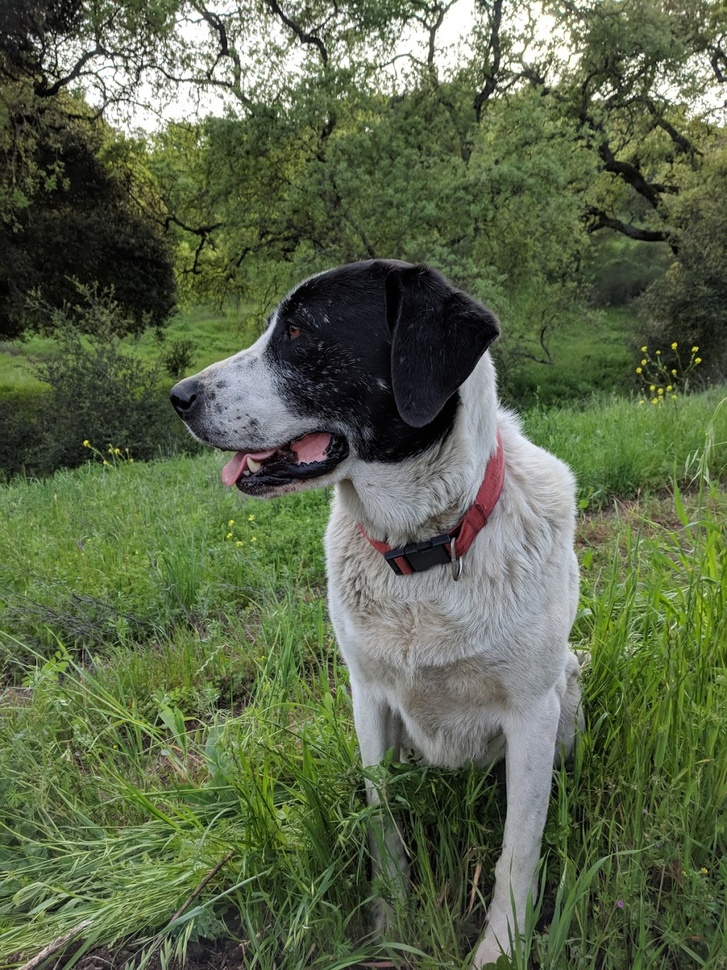
#> input picture Object-Detection/sammy.jpg, 727 x 970 px, shrunk from 1025 x 1367 before the run
$ jupyter execute Template-Matching.ipynb
#> lines starting #> are read from the running program, lines starting #| are printed output that depends on the picture
[cell 1]
import cv2
import numpy as np
import matplotlib.pyplot as plt

[cell 2]
 # Template Matching - searching and finding the location of a template image in a larger image.

# Prepare the network
fig = plt.figure(figsize=(20,20))
rows = 3
cols = 5
num = 0

def display_img(img,title):
    global num
    num += 1
    ax = fig.add_subplot(rows, cols, num)
    ax.imshow(img)
    ax.set_title(title)

# Read Images
large_img = cv2.imread('sammy.jpg')
#> large_img is the input picture: shape (970, 727, 3); mean B, G, R 74.2, 102.6, 91.2
large_img = cv2.cvtColor(large_img, cv2.COLOR_BGR2RGB)
display_img(large_img, 'Main Image')

temp_img = cv2.imread('sammy_face.jpg')
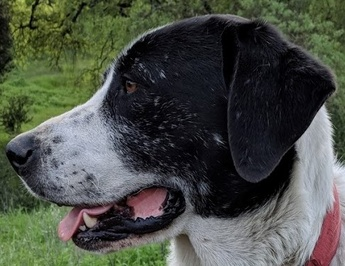
#> input picture Object-Detection/sammy_face.jpg, 345 x 266 px, shrunk from 486 x 375 before the run
#> temp_img is the input picture: shape (266, 345, 3); mean B, G, R 70, 78.7, 74.3
temp_img = cv2.cvtColor(temp_img, cv2.COLOR_BGR2RGB)
display_img(temp_img, 'Template Image')


# Comparison methods in OpenCV
methods = ['cv2.TM_CCORR', 'cv2.TM_CCORR_NORMED', 'cv2.TM_CCOEFF', 'cv2.TM_CCOEFF_NORMED', 'cv2.TM_SQDIFF', 'cv2.TM_SQDIFF_NORMED']

for meth in methods:
    # Create a copy of image
    copy_img = large_img.copy()
    # Template Matching
    result = cv2.matchTemplate(copy_img,temp_img, eval(meth))

    display_img(result, str('Heatmap of '+meth))

    # We can find the max and min value of heatmap to draw a rectangle on the image
    min_val, max_val, min_loc, max_loc = cv2.minMaxLoc(result)

    if meth in ['cv2.TM_SQDIFF', 'cv2.TM_SQDIFF_NORMED']:
        top_left = min_loc
    else:
        top_left = max_loc

    height, width, channels = temp_img.shape

    bottom_right = (top_left[0] + width , top_left[1] + height)

    cv2.rectangle(copy_img, top_left, bottom_right,(255,0,0),10)

    display_img(copy_img, str('Object Detection of '+meth))
#> this loop made 6 passes
#> (min_val, max_val, min_loc, top_left, bottom_right) on passes 1 to 4: (1.13e+09, 2.63e+09, (47, 150), (237, 465), (582, 731)), (0.5, 0.998, (0, 38), (164, 245), (509, 511)), (-369489728, 868100096, (0, 7), (164, 245), (509, 511)), (-0.333, 0.994, (0, 10), (164, 245), (509, 511))
#> (min_val, max_val, max_loc, top_left, bottom_right) on passes 5 to 6: (11168485, 3.14e+09, (0, 0), (164, 245), (509, 511)), (0.00463, 1, (0, 0), (164, 245), (509, 511))
#> pass 1, `result = cv2.matchTemplate(copy_img,temp_img, eval(meth))`:
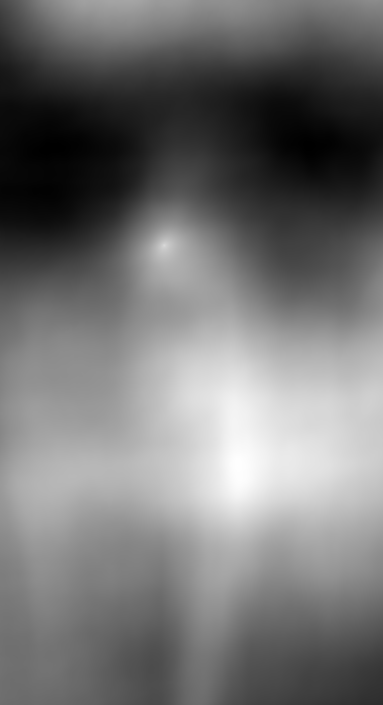
#> result: shape (705, 383) float32; min 1.13e+09, max 2.63e+09, mean 1.81e+09; drawn with min black and max white
#> pass 2, `result = cv2.matchTemplate(copy_img,temp_img, eval(meth))`:
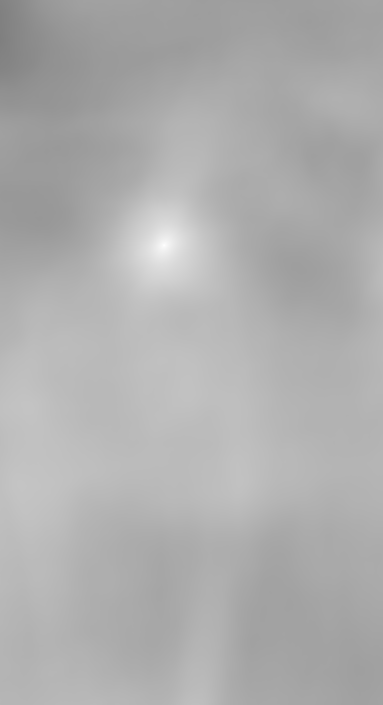
#> result: shape (705, 383) float32; min 0.5, max 0.998, mean 0.684
#> pass 3, `result = cv2.matchTemplate(copy_img,temp_img, eval(meth))`:
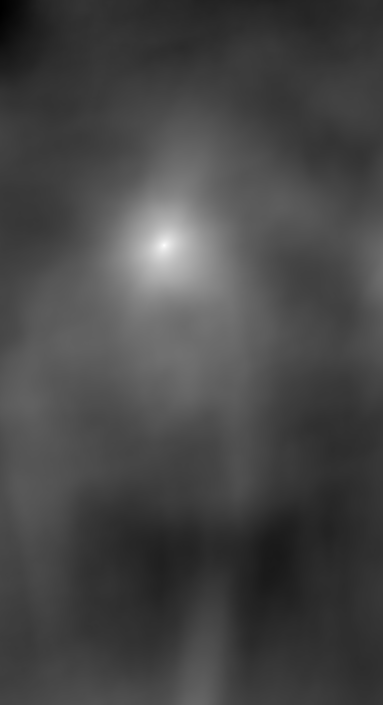
#> result: shape (705, 383) float32; min -369489728, max 868100096, mean -27078664; drawn with min black and max white
#> after the loop:
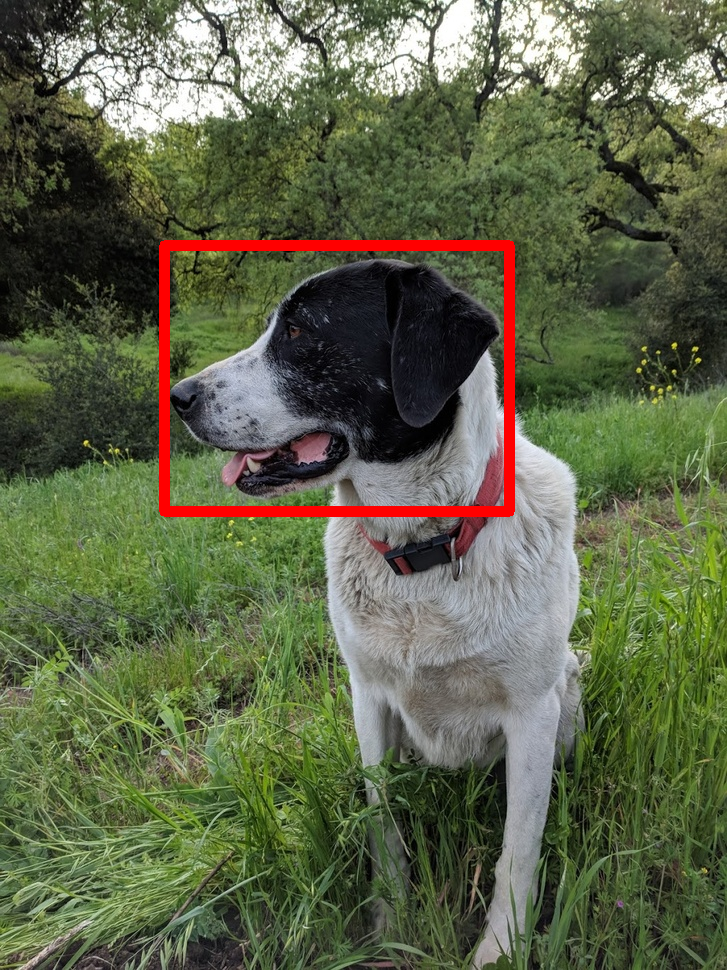
#> copy_img: shape (970, 727, 3); mean R, G, B 94.3, 100.7, 72.8
#> after the loop:
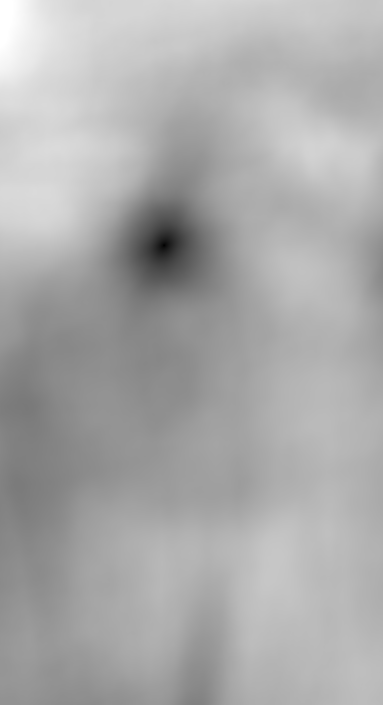
#> result: shape (705, 383) float32; min 0.00463, max 1, mean 0.669
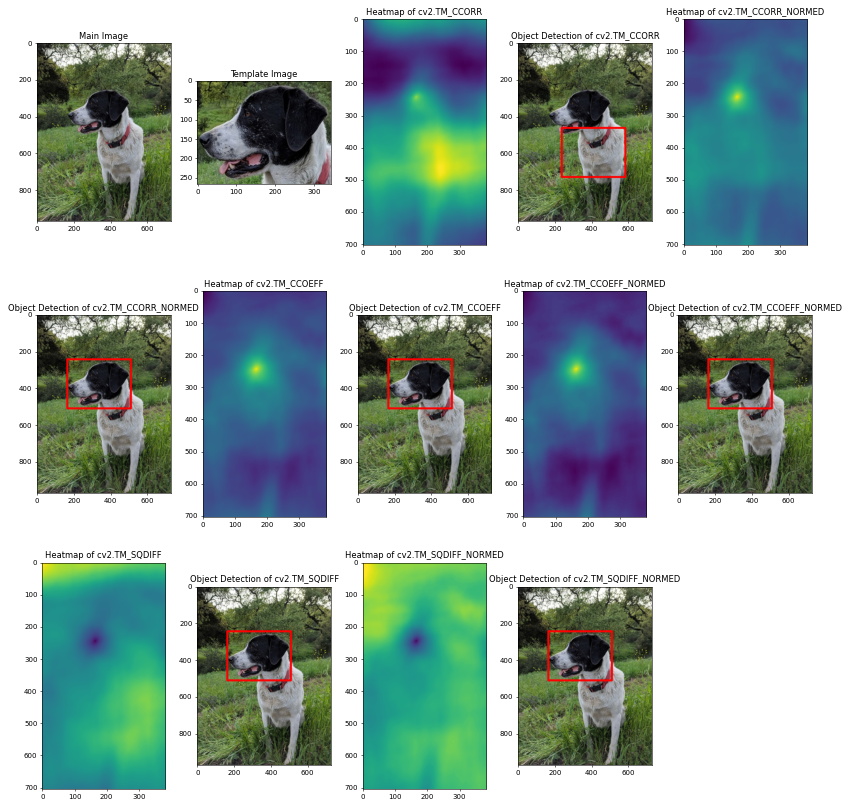
#> figure drawn by matplotlib, 14 panels
